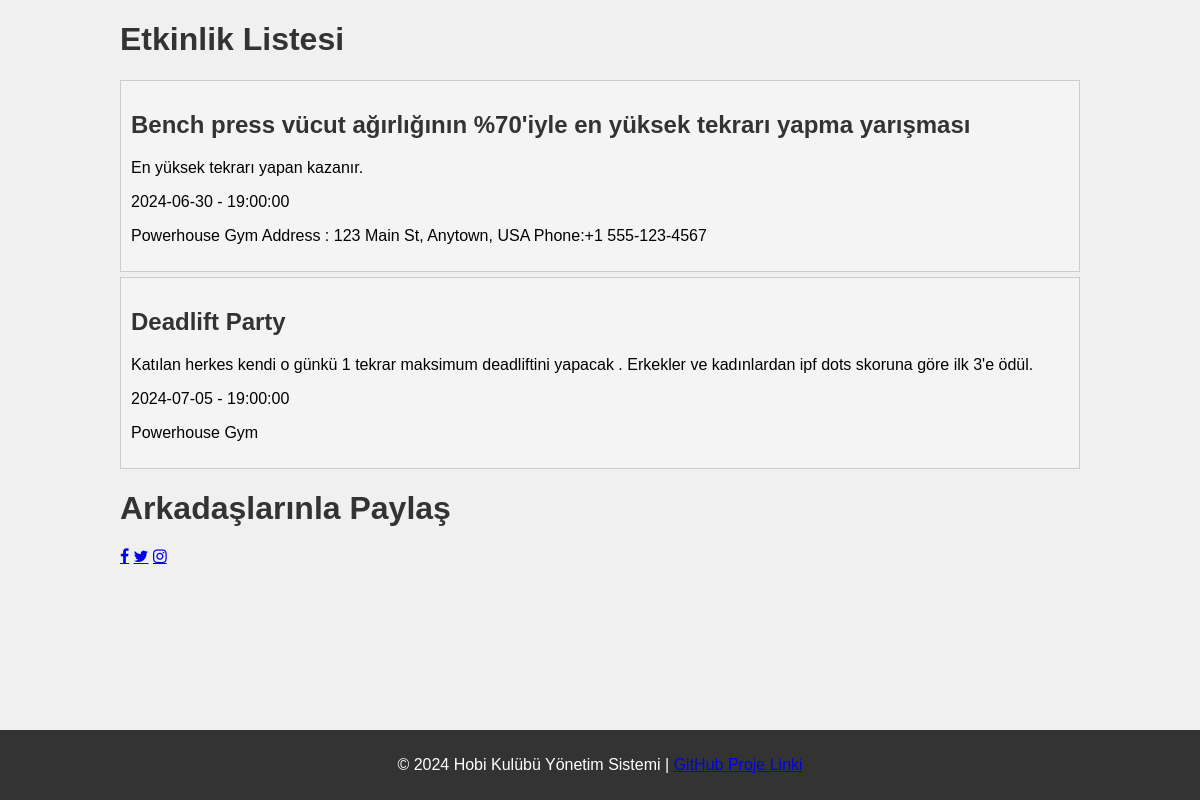
/list_events.php, run on the app's committed database.
### tables this page shows
CREATE TABLE `events` (
  `id` int(11) NOT NULL,
  `event_name` varchar(255) NOT NULL,
  `description` text DEFAULT NULL,
  `date` date NOT NULL,
  `time` time NOT NULL,
  `location` varchar(255) NOT NULL,
  `created_by` int(11) DEFAULT NULL
);

### list_events.php (the view, shortened to what this page needs)
<?php
include 'config.php';
$sql = "SELECT * FROM events";
$result = $conn->query($sql);
?>
<!DOCTYPE html>
<html lang="en">
<head>
    <link rel="stylesheet" href="style.css">
    <link rel="stylesheet" href="https://cdnjs.cloudflare.com/ajax/libs/font-awesome/4.7.0/css/font-awesome.min.css">
</head>
<body>
    <div class="container">
        <h1>Etkinlik Listesi</h1>
        <ul>
            <?php while ($row = $result->fetch_assoc()) { ?>
                <li>
                    <h2><?php echo $row['event_name']; ?></h2>
                    <p><?php echo $row['description']; ?></p>
                    <p><?php echo $row['date']; ?> - <?php echo $row['time']; ?></p>
                    <p><?php echo $row['location']; ?></p>
                </li>
            <?php } ?>
        </ul>
        <div>
            <h1>Arkadaşlarınla Paylaş</h2>
                <a href="https://www.facebook.com/sharer/sharer.php?u=<URL>&t=<BAŞLIK>" class="fa fa-facebook" target="_blank" alt="Facebook"></a>
                <a href="https://twitter.com/intent/tweet?url=<URL>&text=<BAŞLIK>" class="fa fa-twitter" target="_blank"></a>
                <a href="https://www.instagram.com/" class="fa fa-instagram" target="_blank"></a>
        </div>
    </div>
    <footer>
        <p>&copy; 2024 Hobi Kulübü Yönetim Sistemi | <a href="https://github.com/UmutKocatepe/Gym-Kulubu-Yonetim-Uygulamasi.git">GitHub Proje Linki</a></p>
    </footer>
</body>
</html>

### style.css (style rules this page uses)
body { font-family: Arial, sans-serif; background-color: #f0f0f0; margin: 0; padding: 0; }
.container { width: 80%; margin: auto; overflow: hidden; }
footer { background: #333; color: #fff; text-align: center; padding: 10px 0; position: fixed; bottom: 0; width: 100%; }
h1, h2 { color: #333; }
ul { list-style: none; padding: 0; }
ul li { background: #f4f4f4; margin: 5px 0; padding: 10px; border: #ccc 1px solid; }

### data on the page
events: event_name "Bench press vücut ağırlığının %70'iyle en yüksek tekrarı yapma yarışması", description "En yüksek tekrarı yapan kazanır.", date "2024-06-30", time "19:00:00", location "Powerhouse Gym Address : 123 Main St, Anytown, USA Phone:+1 555-123-4567"
events: event_name "Deadlift Party", description "Katılan herkes kendi o günkü 1 tekrar maksimum deadliftini yapacak . Erkekler ve kadınlardan ipf dots skoruna göre ilk 3'e ödül.", date "2024-07-05", time "19:00:00", location "Powerhouse Gym"
